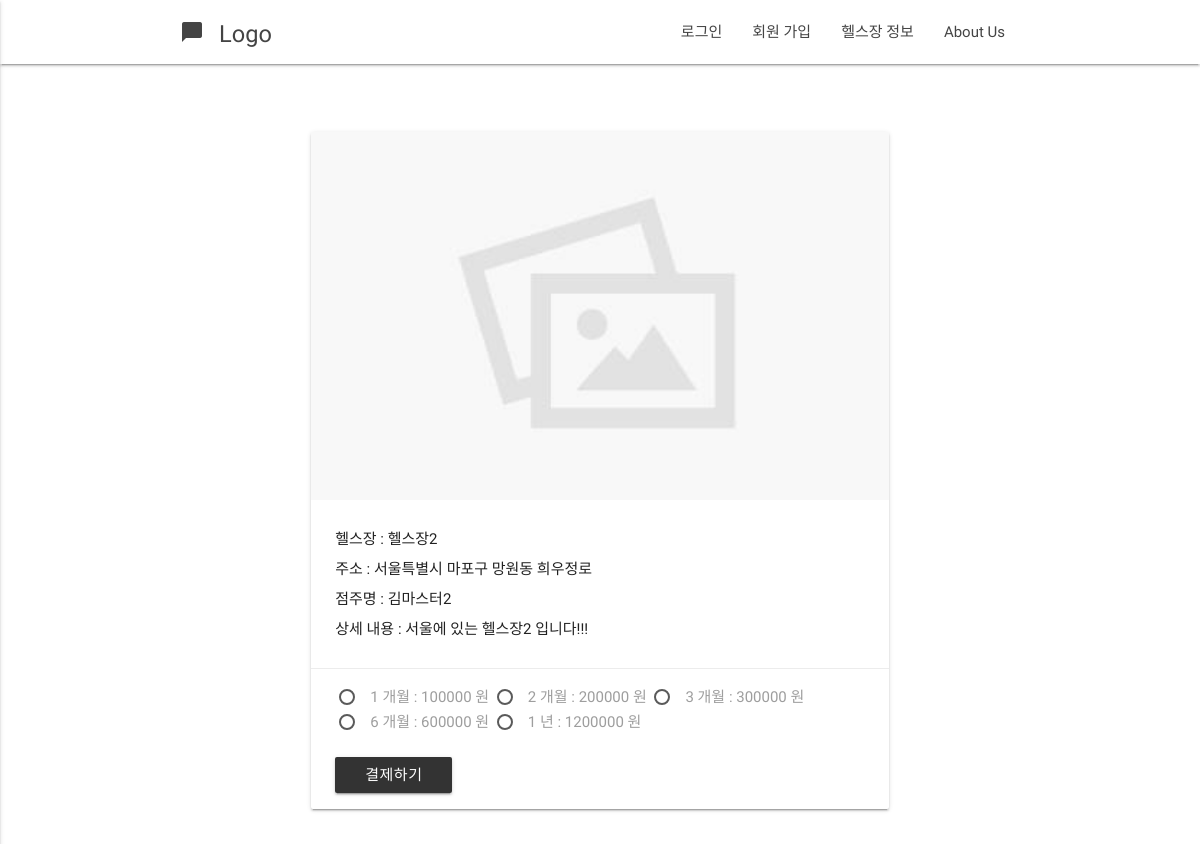
The app's page /healthclub/detail/2/, older data.
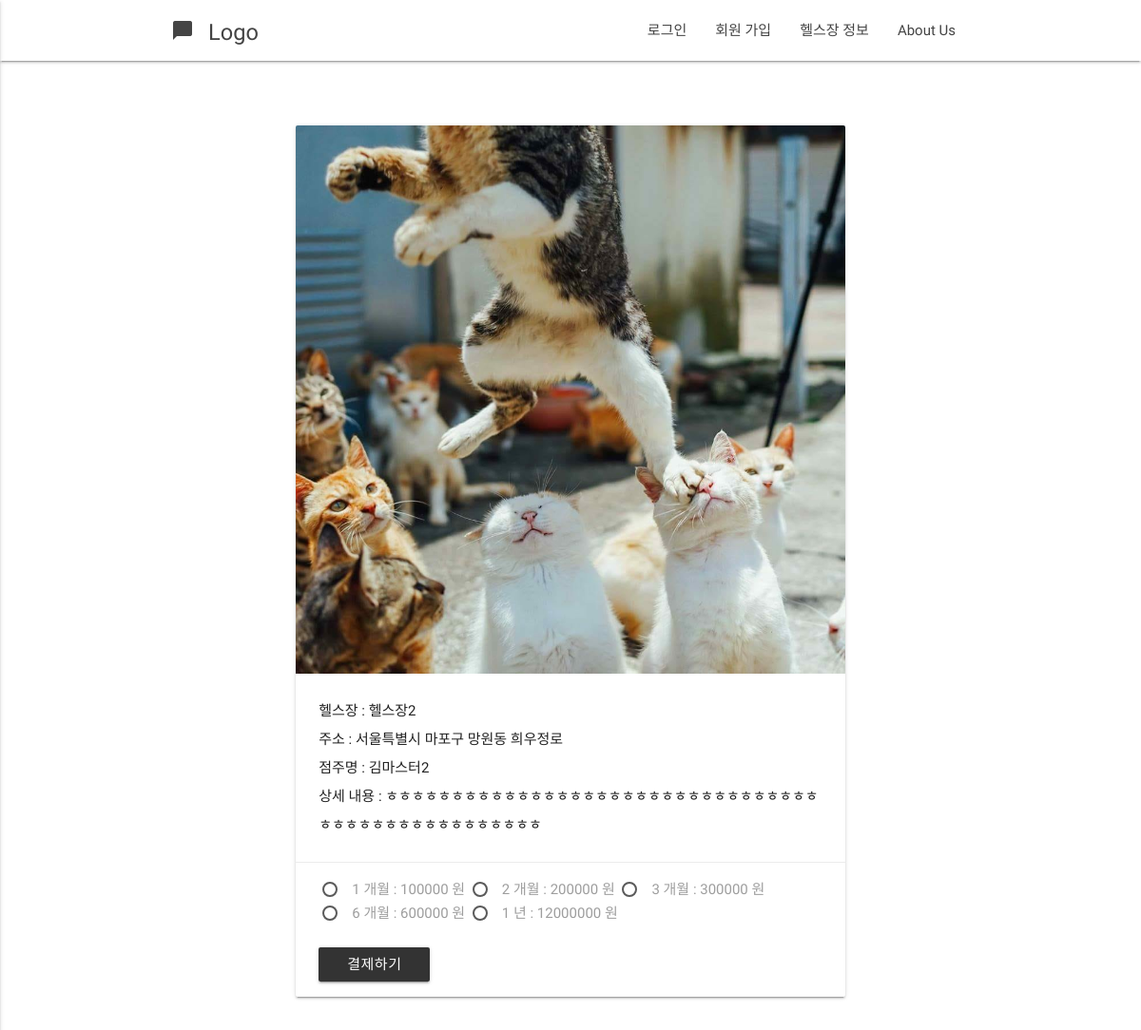
The same page, newer data.
### healthclub/models.py (models this page shows, shortened)
class HealthClub(models.Model):
    name      = models.CharField(max_length = 120)
    address   = models.CharField(max_length = 200)
    master    = models.ForeignKey(User)
    photo     = models.ImageField(blank=True)
    qrcode    = models.ImageField(blank=True)
    member    = models.IntegerField(default = 0)
    price1    = models.IntegerField(default = 0, blank = True)
    price2    = models.IntegerField(default = 0, blank = True)
    price3    = models.IntegerField(default = 0, blank = True)
    price6    = models.IntegerField(default = 0, blank = True)
    price12   = models.IntegerField(default = 0, blank = True)
    detail   = models.CharField(max_length = 1000, blank = True)
    timestamp = models.DateTimeField(auto_now=True)
    updated = models.DateTimeField(auto_now_add=True)

### profiles/models.py (models this page shows, shortened)
class Profile(models.Model):
    user             = models.OneToOneField(User) # user.profile
    email            = models.CharField(max_length = 120)
    real_name        = models.CharField(max_length = 120, null=True)
    sex              = models.CharField(max_length = 50, null=True)
    followers        = models.ManyToManyField(User, related_name='followers', blank=True)
    following        = models.ManyToManyField(User, related_name='following', blank=True)
    timestamp        = models.DateTimeField(auto_now_add=True)
    updated          = models.DateTimeField(auto_now=True)
    healthclub       = models.ForeignKey(HealthClub, null=True)
    is_health_master = models.BooleanField(default = False)
    exercised        = models.IntegerField(default = 0)
    unit_cash        = models.IntegerField(default = 0)
    cash             = models.IntegerField(default = 0)
    healthclub_price = models.IntegerField(default = 0)
    start_date       = models.DateTimeField(null=True)
    expire_date      = models.DateTimeField(null=True)

### healthclub/views.py (the view)
# urls.py: url(r'^detail/(?P<pk>\d+)/$', HealthClubDetailView.as_view(), name='detail'),
class HealthClubDetailView(DetailView):
    model = HealthClub

### healthclub/templatetags/healthclub_detail.py (called while the page is built)
@register.filter(name='multiply')
def multiply(value, arg):
    return value*arg

### healthclub/templates/healthclub/healthclub_detail.html (shortened to what this page needs)
{% extends "base.html"  %}
{% load staticfiles %}
{% load healthclub_detail %}
{%block content%}
<div class="row" style="margin-top:60px">
  <div class="col s12 m12 l3"></div>
    <div class="col s12 m12 l6">
      <div class="card">
        <div class="card-image">
          {%if object.photo%}
          <img src="{{object.photo.url}}">
          {%else%}
          <img src="{% static 'images/default_image.jpg' %}">
          {%endif%}
            </div>
            <div class="card-content">
              <p>헬스장 : {{object.name}}</p>
              <p>주소 : {{object.address}}</p>
              <p>점주명 : {{object.master.profile.real_name}}</p>
              <p>상세 내용 : {{object.detail}}</p>
            </div>
            <form action="{% url 'healthclub:payment'%}" method="POST">
              <div class="card-action">
              <label for="test1">1 개월 : {{object.price1}} 원</label>
              <label for="test2">2 개월 : {{object.price2}} 원</label>
              <label for="test3">3 개월 : {{object.price3}} 원</label>
              <label for="test6">6 개월 : {{object.price6}} 원</label>
              <label for="test12">1 년 : {{object.price12}} 원</label>
              <br><br>
              <button class="btn waves-effect waves-light">결제하기</button>
            </form>
        </div>
      </div>
    </div>
{%endblock content%}

Row changes from the older to the newer data that the page shows:
changed HealthClub "헬스장2": photo: picture added; detail "서울에 있는 헬스장2 입니다!!!" → "ㅎㅎㅎㅎㅎㅎㅎㅎㅎㅎㅎㅎㅎㅎㅎㅎㅎㅎㅎㅎㅎㅎㅎㅎㅎㅎㅎㅎㅎㅎㅎㅎㅎㅎㅎㅎㅎㅎㅎㅎㅎㅎㅎㅎㅎㅎㅎㅎㅎㅎ"; price12 "1200000" → "12000000"
